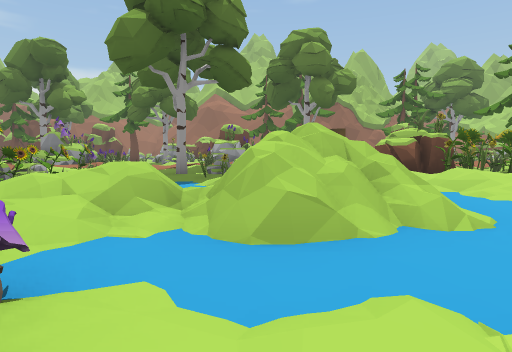
[1] (above)

24 first-person views from a walk through a scene from a Unity 3-D project. The camera is 1.34 m above the floor, tilts 4° down and sees 75° across. The floor is counted in squares, 2.42 m on a side. Each view is taken from the middle of a square. On the plan, view 1 faces up. The plan holds only what a view shows up to about 9 squares ahead; the rest is blank. The place goes on beyond the plan. The player is left out. Some animated figures are left out.

[2]
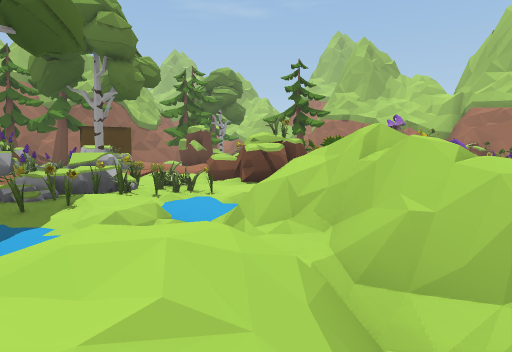

[3]
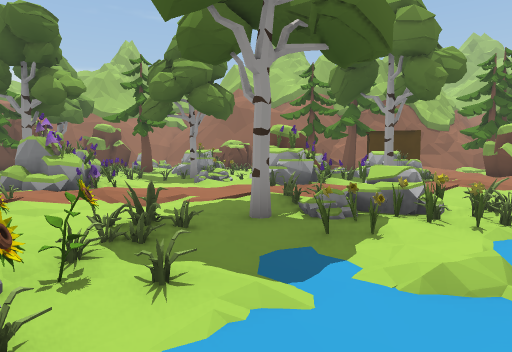

[4]
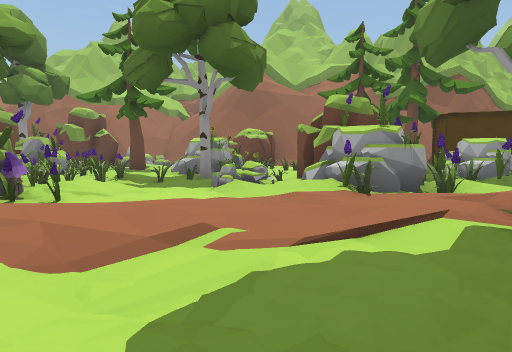

[5]
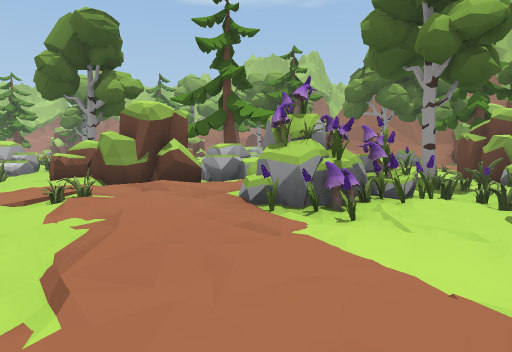

[6]
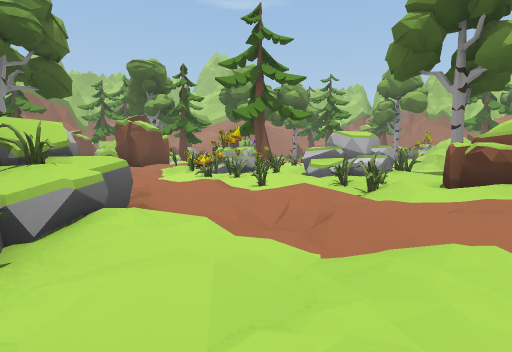

[7]
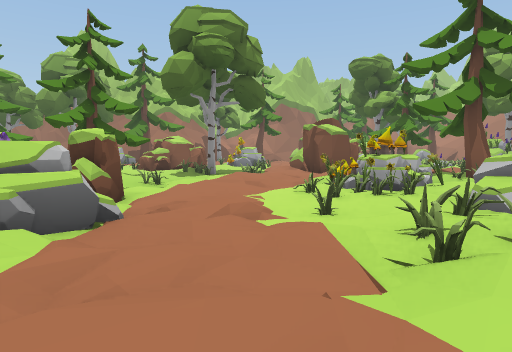

[8]
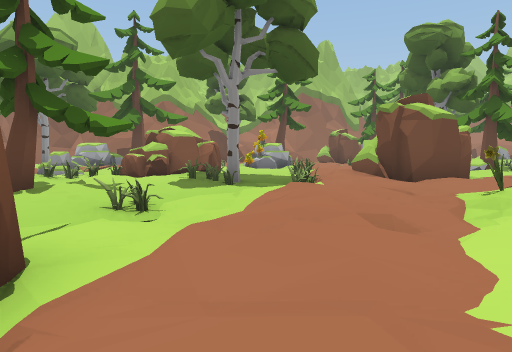

[9]
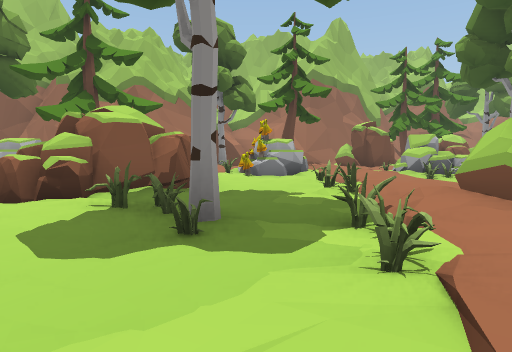

[10]
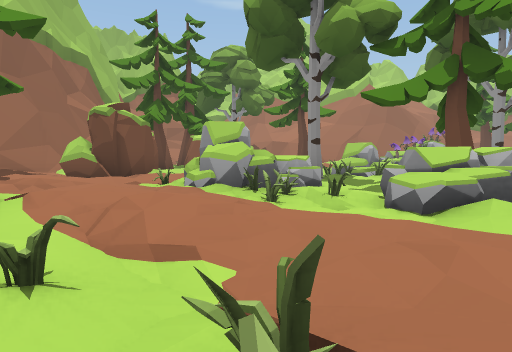

[11]
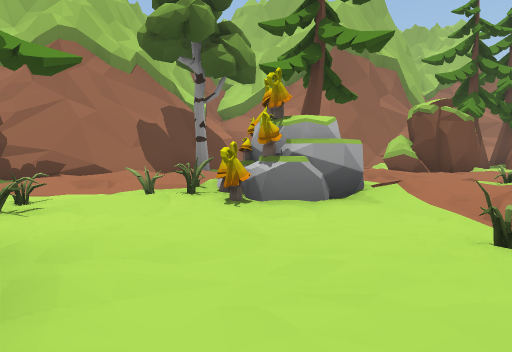

[12]
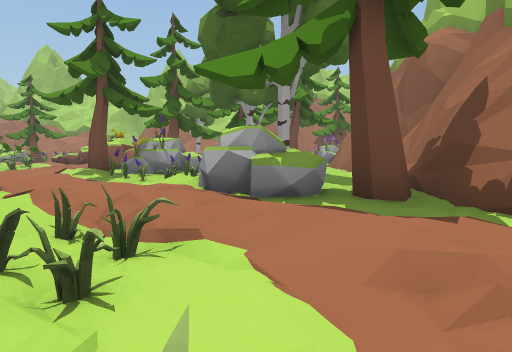

[13]
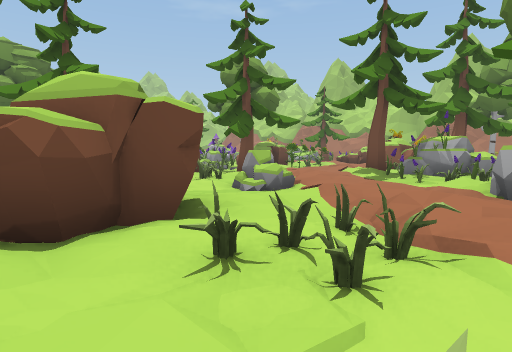

[14]
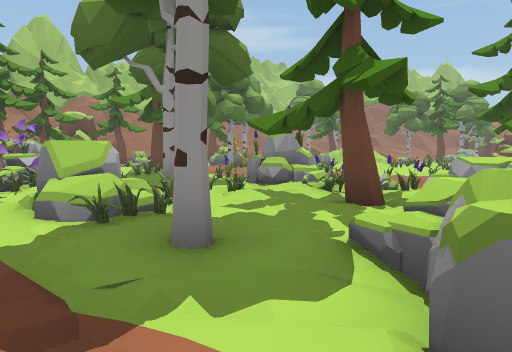

[15]
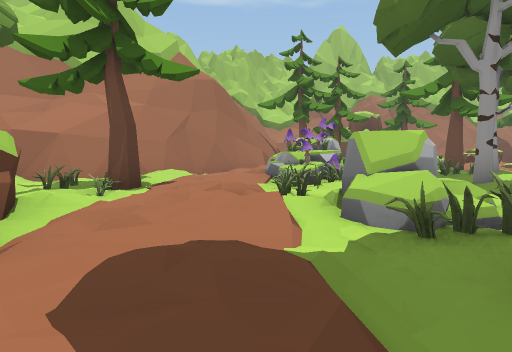

[16]
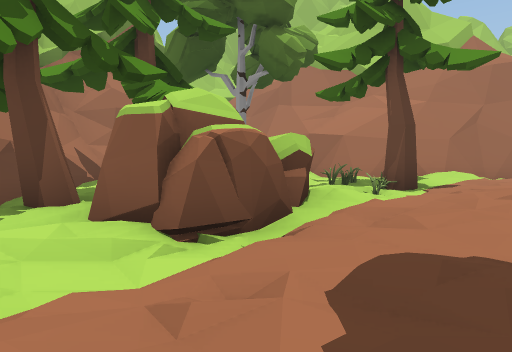

[17]
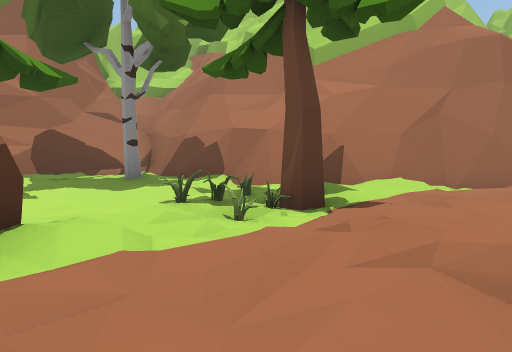

[18]
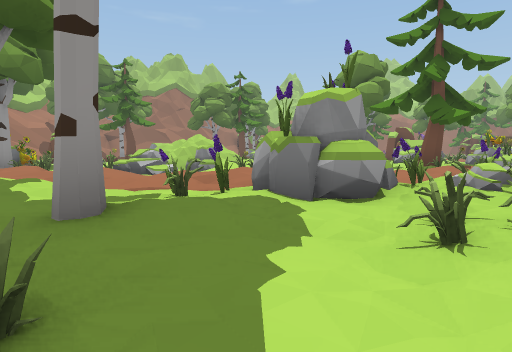

[19]
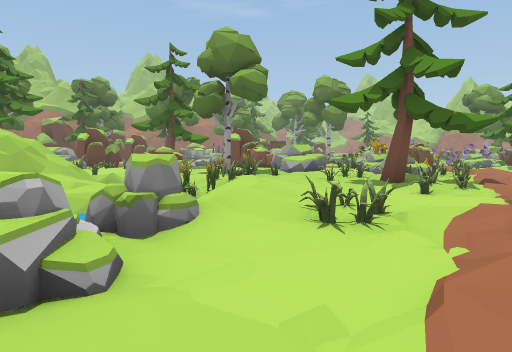

[20]
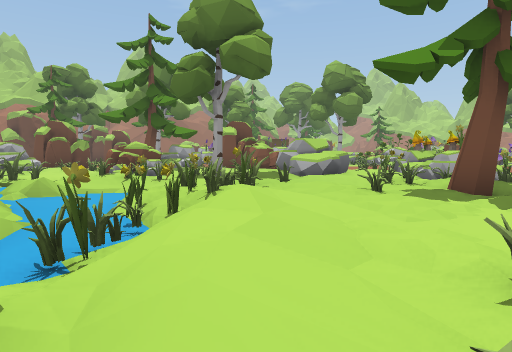

[21]
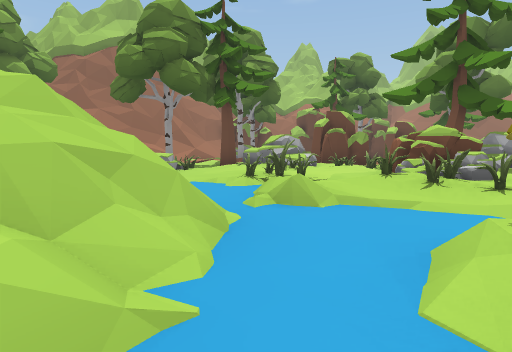

[22]
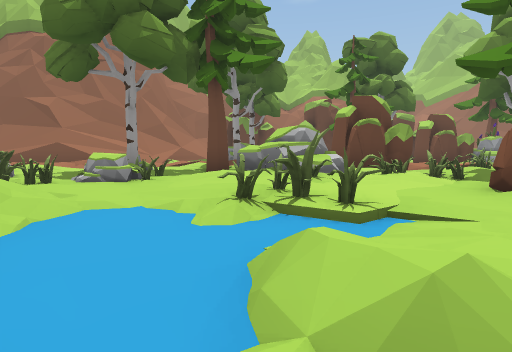

[23]
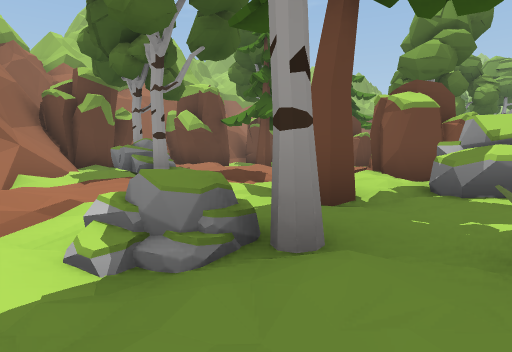

[24]
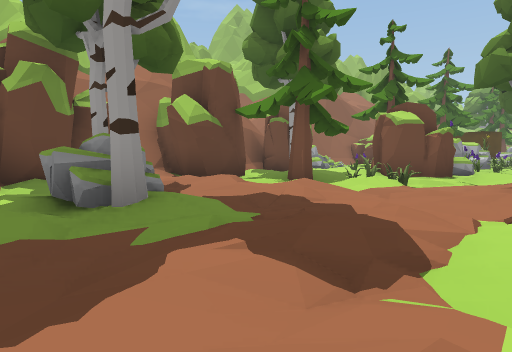

### Floor plan
Key: @ floor where view 1 was taken; # wall or solid block; . main floor; : floor 0.25 m higher than the main floor; - floor 0.25 m lower than the main floor; + floor 0.5 m higher than the main floor; _ floor 0.5 m lower than the main floor; / step, stairs or slope; = window, fence, low wall or low ledge; ^ raised ledge; O other object.
Columns run from 21 left of view 1 to 4 right of it. Each row starts with its distance up from view 1.
 22       ##
 21   ### .##
 20  ^//   #. O
 19  ^/.O./...-
 18  =/OO:/.O-.#    OO      O
 17  #:O:.:.-.##O## OO#.    O
 16  .......-.---## ..--
 15  .:::.::..-.O#.#-O-#  .O
 14 /-.....#::   ----.OOO##
 13 -O-O:.##-:   OO#.O/OO##
 12 -O.-OO....    OO.....  :/
 11 -O/..O...-O/ :O#.:.::: /.
 10  -/..-.-.OOO.././/-/.OO--
  9  .--..-..-  #..:.--OOO#-#
  8  //_-#-##-  #.:.--.-###-##
  7   /__-OO-  ##....--_--_.:#
  6    __...O..../.-.O-____ //
  5   #=___...OO:./-OO-  =/ _/
  4   #/___...OO..//OO///=#/_
  3   //_###...:#./._#./-=///
  2    /_##:..:OOO..-# -____
  1    -//.....OO#:/-- O --
  0  OOO+:..-O:.#.:.-..  @
 -1  O/...-.:../....-.O
 -2 .:---/--.:/...---...
 -3 ::.:/:..:..##:--O.:...  .:
 -4  .......#/: #/---.^......:
 -5 .O.#OO#O#O...:.-###-OO:./O
 -6 ..-..-/#OOO-....-##....-#O
 -7  ..O.-..--.-./......:/.=#O
 -8    -.-.---..:/.O..-/:./##
 -9 OO. -OO.OOOO.:OO...:-OO
-10 OOO.-OO---O...OO..:.OO. O
-11 :..#/:..:/:.:/  ://-//. -
-12 ...:........    /.#######
-13 #:.O-/.#-.##..O O##
-14 ##/...##/.  ./  /#
-15  #..--  O.  ##
-16  #-.-. .-   #
-17  #.O-.O.#
-18  #/....##
-19  #--#===
-20   ######

Positions as (right, up) in squares from view 1, and headings:
1: (0, 0), facing up
2: (-2, 3), facing up-right
3: (-2, 4), facing up
4: (-3, 8), facing up
5: (-2, 11), facing left
6: (-4, 8), facing down-left
7: (-7, 8), facing down
8: (-6, 4), facing down
9: (-6, 0), facing down
10: (-7, -5), facing down-left
11: (-6, -5), facing down
12: (-5, -9), facing right
13: (-5, -9), facing up-right
14: (-11, -11), facing up-left
15: (-12, -11), facing left
16: (-12, -11), facing down-left
17: (-15, -11), facing down-left
18: (-17, -9), facing up
19: (-20, -3), facing up-right
20: (-18, -1), facing up-right
21: (-17, 2), facing up
22: (-17, 5), facing up
23: (-21, 11), facing up-right
24: (-19, 14), facing up-right
